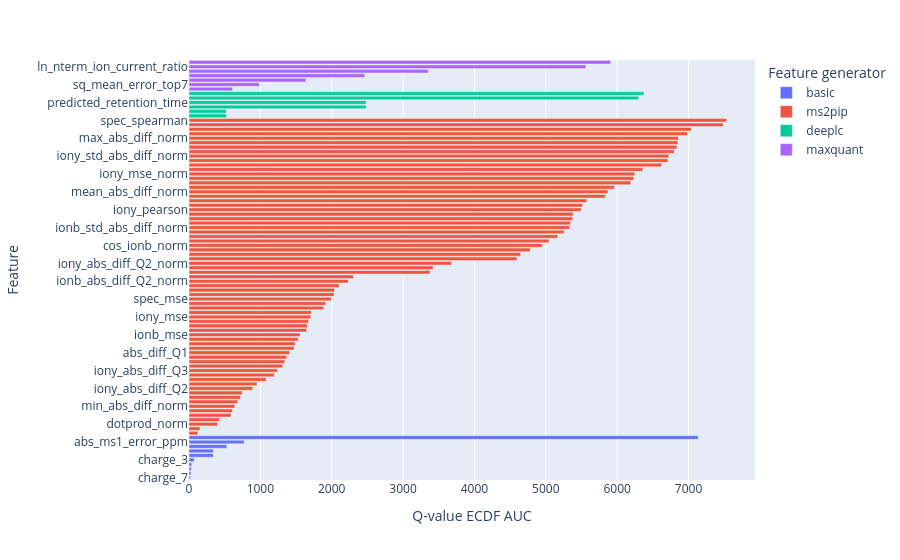

Here is the notebook cell this chart was saved with:
### Code cell
fig = feature_ecdf_auc_bar(feature_ecdf_auc)
fig.show()

### Figure 1 — Plotly figure (JSON) as saved in the notebook; plotly's stock layout.template omitted (floating-point values rounded to 4 significant figures)
{"data": [{"alignmentgroup": "True", "hovertemplate": "<b>%{hovertext}</b><br><br>Feature generator=basic<br>Q-value ECDF AUC=%{x}<br>Feature=%{y}<extra></extra>", "hovertext": ["charge_7", "charge_6", "charge_5", "charge_4", "charge_3", "charge_n", "charge_1", "charge_2", "abs_ms1_error_ppm", "search_engine_score"], "legendgroup": "basic", "marker": {"color": "#636efa", "pattern": {"shape": ""}}, "name": "basic", "offsetgroup": "basic", "orientation": "h", "showlegend": true, "textposition": "auto", "type": "bar", "x": [18.94, 27.91, 31.64, 38.28, 72.97, 340.4, 340.4, 530.1, 772.8, 7135.0], "xaxis": "x", "y": ["charge_7", "charge_6", "charge_5", "charge_4", "charge_3", "charge_n", "charge_1", "charge_2", "abs_ms1_error_ppm", "search_engine_score"], "yaxis": "y"}, {"alignmentgroup": "True", "hovertemplate": "<b>%{hovertext}</b><br><br>Feature generator=ms2pip<br>Q-value ECDF AUC=%{x}<br>Feature=%{y}<extra></extra>", "hovertext": ["max_abs_diff_iontype", "min_abs_diff_iontype", "dotprod_norm", "iony_min_abs_diff", "min_abs_diff", "iony_abs_diff_Q1", "min_abs_diff_norm", "ionb_min_abs_diff", "ionb_min_abs_diff_norm", "dotprod_ionb_norm", "iony_abs_diff_Q2", "iony_min_abs_diff_norm", "abs_diff_Q2", "abs_diff_Q3", "iony_abs_diff_Q3", "ionb_max_abs_diff", "dotprod_iony_norm", "ionb_std_abs_diff", "abs_diff_Q1", "iony_mean_abs_diff", "ionb_abs_diff_Q1", "ionb_abs_diff_Q3", "ionb_mse", "ionb_abs_diff_Q2", "ionb_abs_diff_Q1_norm", "mean_abs_diff", "iony_mse", "ionb_mean_abs_diff", "iony_max_abs_diff", "iony_std_abs_diff", "spec_mse", "abs_diff_Q1_norm", "std_abs_diff", "max_abs_diff", "ionb_abs_diff_Q2_norm", "iony_abs_diff_Q1_norm", "abs_diff_Q2_norm", "ionb_abs_diff_Q3_norm", "iony_abs_diff_Q2_norm", "ionb_mean_abs_diff_norm", "dotprod_ionb", "ionb_pearson", "cos_ionb_norm", "cos_ionb", "dotprod_iony", "ionb_mse_norm", "ionb_std_abs_diff_norm", "iony_abs_diff_Q3_norm", "ionb_max_abs_diff_norm", "abs_diff_Q3_norm", "iony_pearson", "iony_mean_abs_diff_norm", "dotprod", "cos_iony_norm", "mean_abs_diff_norm", "ionb_pearson_norm", "ionb_spearman", "cos_iony", "iony_mse_norm", "cos_norm", "spec_mse_norm", "iony_max_abs_diff_norm", "iony_std_abs_diff_norm", "iony_pearson_norm", "spec_pearson", "std_abs_diff_norm", "max_abs_diff_norm", "iony_spearman", "cos", "spec_pearson_norm", "spec_spearman"], "legendgroup": "ms2pip", "marker": {"color": "#EF553B", "pattern": {"shape": ""}}, "name": "ms2pip", "offsetgroup": "ms2pip", "orientation": "h", "showlegend": true, "textposition": "auto", "type": "bar", "x": [124.3, 153.8, 402.9, 427.1, 588.6, 607.4, 642.4, 684.1, 719.6, 745.8, 893.9, 952.8, 1080.0, 1196.0, 1239.0, 1314.0, 1344.0, 1368.0, 1412.0, 1472.0, 1487.0, 1529.0, 1556.0, 1647.0, 1657.0, 1673.0, 1707.0, 1714.0, 1885.0, 1917.0, 1995.0, 2034.0, 2039.0, 2104.0, 2231.0, 2305.0, 3377.0, 3421.0, 3678.0, 4595.0, 4646.0, 4781.0, 4951.0, 5045.0, 5168.0, 5255.0, 5336.0, 5348.0, 5378.0, 5382.0, 5495.0, 5517.0, 5574.0, 5833.0, 5871.0, 5963.0, 6190.0, 6234.0, 6247.0, 6359.0, 6624.0, 6713.0, 6725.0, 6800.0, 6837.0, 6851.0, 6860.0, 6985.0, 7040.0, 7484.0, 7535.0], "xaxis": "x", "y": ["max_abs_diff_iontype", "min_abs_diff_iontype", "dotprod_norm", "iony_min_abs_diff", "min_abs_diff", "iony_abs_diff_Q1", "min_abs_diff_norm", "ionb_min_abs_diff", "ionb_min_abs_diff_norm", "dotprod_ionb_norm", "iony_abs_diff_Q2", "iony_min_abs_diff_norm", "abs_diff_Q2", "abs_diff_Q3", "iony_abs_diff_Q3", "ionb_max_abs_diff", "dotprod_iony_norm", "ionb_std_abs_diff", "abs_diff_Q1", "iony_mean_abs_diff", "ionb_abs_diff_Q1", "ionb_abs_diff_Q3", "ionb_mse", "ionb_abs_diff_Q2", "ionb_abs_diff_Q1_norm", "mean_abs_diff", "iony_mse", "ionb_mean_abs_diff", "iony_max_abs_diff", "iony_std_abs_diff", "spec_mse", "abs_diff_Q1_norm", "std_abs_diff", "max_abs_diff", "ionb_abs_diff_Q2_norm", "iony_abs_diff_Q1_norm", "abs_diff_Q2_norm", "ionb_abs_diff_Q3_norm", "iony_abs_diff_Q2_norm", "ionb_mean_abs_diff_norm", "dotprod_ionb", "ionb_pearson", "cos_ionb_norm", "cos_ionb", "dotprod_iony", "ionb_mse_norm", "ionb_std_abs_diff_norm", "iony_abs_diff_Q3_norm", "ionb_max_abs_diff_norm", "abs_diff_Q3_norm", "iony_pearson", "iony_mean_abs_diff_norm", "dotprod", "cos_iony_norm", "mean_abs_diff_norm", "ionb_pearson_norm", "ionb_spearman", "cos_iony", "iony_mse_norm", "cos_norm", "spec_mse_norm", "iony_max_abs_diff_norm", "iony_std_abs_diff_norm", "iony_pearson_norm", "spec_pearson", "std_abs_diff_norm", "max_abs_diff_norm", "iony_spearman", "cos", "spec_pearson_norm", "spec_spearman"], "yaxis": "y"}, {"alignmentgroup": "True", "hovertemplate": "<b>%{hovertext}</b><br><br>Feature generator=deeplc<br>Q-value ECDF AUC=%{x}<br>Feature=%{y}<extra></extra>", "hovertext": ["observed_retention_time", "observed_retention_time_best", "predicted_retention_time_best", "predicted_retention_time", "rt_diff", "rt_diff_best"], "legendgroup": "deeplc", "marker": {"color": "#00cc96", "pattern": {"shape": ""}}, "name": "deeplc", "offsetgroup": "deeplc", "orientation": "h", "showlegend": true, "textposition": "auto", "type": "bar", "x": [522.5, 523.5, 2482.0, 2482.0, 6300.0, 6375.0], "xaxis": "x", "y": ["observed_retention_time", "observed_retention_time_best", "predicted_retention_time_best", "predicted_retention_time", "rt_diff", "rt_diff_best"], "yaxis": "y"}, {"alignmentgroup": "True", "hovertemplate": "<b>%{hovertext}</b><br><br>Feature generator=maxquant<br>Q-value ECDF AUC=%{x}<br>Feature=%{y}<extra></extra>", "hovertext": ["ln_ms2_ion_current", "sq_mean_error_top7", "stdev_error_top7", "mean_error_top7", "ln_cterm_ion_current_ratio", "ln_nterm_ion_current_ratio", "ln_explained_ion_current"], "legendgroup": "maxquant", "marker": {"color": "#ab63fa", "pattern": {"shape": ""}}, "name": "maxquant", "offsetgroup": "maxquant", "orientation": "h", "showlegend": true, "textposition": "auto", "type": "bar", "x": [609.6, 985.0, 1637.0, 2463.0, 3354.0, 5562.0, 5909.0], "xaxis": "x", "y": ["ln_ms2_ion_current", "sq_mean_error_top7", "stdev_error_top7", "mean_error_top7", "ln_cterm_ion_current_ratio", "ln_nterm_ion_current_ratio", "ln_explained_ion_current"], "yaxis": "y"}], "layout": {"barmode": "relative", "legend": {"title": {"text": "Feature generator"}, "tracegroupgap": 0}, "margin": {"t": 60}, "xaxis": {"anchor": "y", "domain": [0, 1], "title": {"text": "Q-value ECDF AUC"}}, "yaxis": {"anchor": "x", "domain": [0, 1], "title": {"text": "Feature"}}}}
